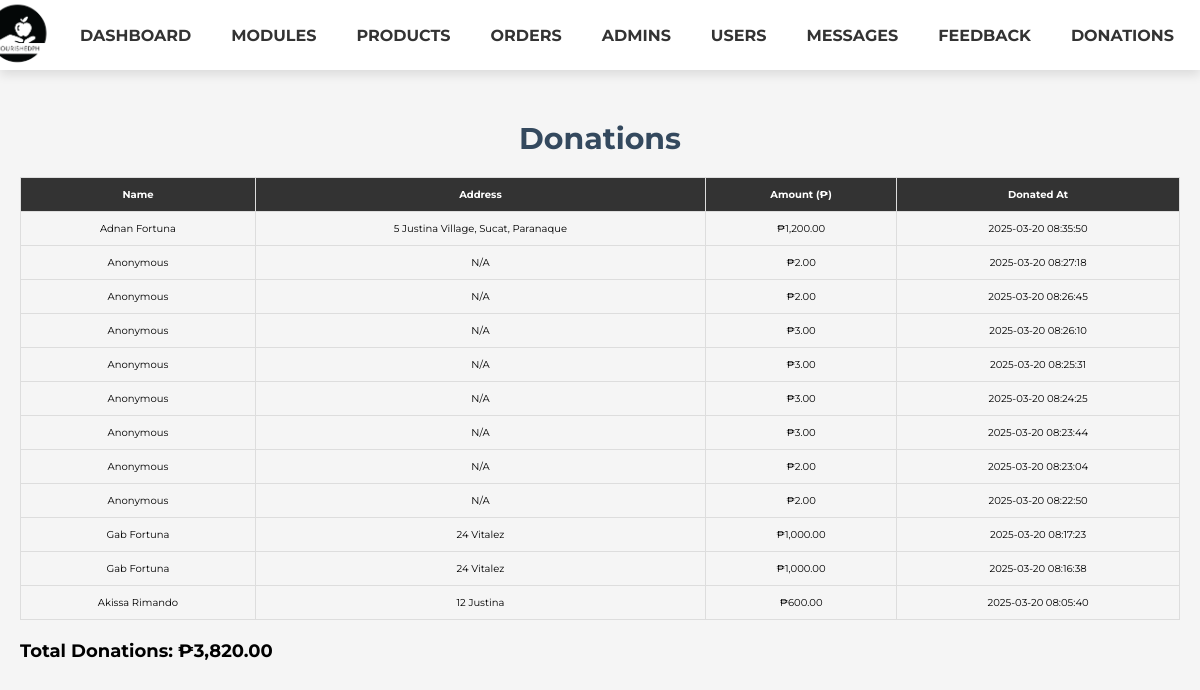
Screenshot of /admin/admin_donations.php (signed in) with the database file from the repository.
### tables this page shows
CREATE TABLE `donations` (
  `id` int(11) NOT NULL,
  `name` varchar(255) DEFAULT NULL,
  `address` text DEFAULT NULL,
  `amount` decimal(10,2) NOT NULL,
  `donated_at` timestamp NOT NULL DEFAULT current_timestamp()
);

### admin/admin_donations.php (the view, shortened to what this page needs)
<?php
include '../components/connect.php';
$select_donations = $conn->prepare("SELECT * FROM `donations` ORDER BY donated_at DESC");
$select_donations->execute();
$total_donations = $conn->prepare("SELECT SUM(amount) AS total FROM `donations`");
$total_donations->execute();
$total = $total_donations->fetch(PDO::FETCH_ASSOC)['total'] ?? 0;
?>
<!DOCTYPE html>
<html lang="en">
<head>
   <link rel="stylesheet" href="https://cdnjs.cloudflare.com/ajax/libs/font-awesome/6.1.1/css/all.min.css">
   <link rel="stylesheet" href="../css/admin_style.css">
</head>
<body>
<?php include '../components/admin_header.php'; ?>
<section class="donations">
   <h1 class="heading">Donations</h1>
   <table class="donations-table">
      <thead>
         <tr>
            <th>Name</th>
            <th>Address</th>
            <th>Amount (₱)</th>
            <th>Donated At</th>
         </tr>
      </thead>
      <tbody>
         <?php if($select_donations->rowCount() > 0): ?>
            <?php while($donation = $select_donations->fetch(PDO::FETCH_ASSOC)): ?>
               <tr>
                  <td><?= htmlspecialchars($donation['name']); ?></td>
                  <td><?= htmlspecialchars($donation['address']); ?></td>
                  <td>&#8369;<?= number_format($donation['amount'], 2); ?></td>
                  <td><?= $donation['donated_at']; ?></td>
               </tr>
            <?php endwhile; ?>
         <?php else: ?>
            <tr>
               <td colspan="5">No donations yet!</td>
            </tr>
         <?php endif; ?>
      </tbody>
   </table>
   <h2 class="total">Total Donations: <span>&#8369;<?= number_format($total, 2); ?></span></h2>
</section>
</body>
</html>

### css/admin_style.css (style rules this page uses)
:root { --main-color:#4834d4; --red:#e74c3c; --orange:#f39c12; --green: #04ec0c; --black:#34495e; --white:#fff; --light-bg:#f5f5f5; --light-color:#999; --border:.2rem solid var(--black); --box-shadow:0 .5rem 1rem rgba(0,0,0,.1); }
* { font-family: 'Montserrat', sans-serif; margin:0; padding:0; box-sizing: border-box; text-decoration: none; outline: none; border:none; }
html { font-size: 62.5%; overflow-x: hidden; }
body { background-color: var(--light-bg); }
section { max-width: 1200px; margin:0 auto; padding:2rem; }
.heading { text-align: center; margin-bottom: 2rem; text-transform: capitalize; color:var(--black); font-size: 3rem; }
body { padding-top: 100px; }

### admin/admin_donations.php (style rules this page uses)
.donations-table { width: 100%; border-collapse: collapse; margin-top: 20px; }
.donations-table th, .donations-table td { border: 1px solid #ddd; padding: 10px; text-align: center; }
.donations-table th { background-color: #333; color: white; }
.total { margin-top: 20px; font-size: 18px; font-weight: bold; }

### rows the page displays
donations: name "Adnan Fortuna", address "5 Justina Village, Sucat, Paranaque", amount "1,200.00", donated_at "2025-03-20 08:35:50"
donations: name "Anonymous", address "N/A", amount "2.00", donated_at "2025-03-20 08:27:18"
donations: name "Anonymous", address "N/A", amount "2.00", donated_at "2025-03-20 08:26:45"
donations: name "Anonymous", address "N/A", amount "3.00", donated_at "2025-03-20 08:26:10"
donations: name "Anonymous", address "N/A", amount "3.00", donated_at "2025-03-20 08:25:31"
donations: name "Anonymous", address "N/A", amount "3.00", donated_at "2025-03-20 08:24:25"
donations: name "Anonymous", address "N/A", amount "3.00", donated_at "2025-03-20 08:23:44"
donations: name "Anonymous", address "N/A", amount "2.00", donated_at "2025-03-20 08:23:04"
donations: name "Anonymous", address "N/A", amount "2.00", donated_at "2025-03-20 08:22:50"
donations: name "Gab Fortuna", address "24 Vitalez", amount "1,000.00", donated_at "2025-03-20 08:17:23"
donations: name "Gab Fortuna", address "24 Vitalez", amount "1,000.00", donated_at "2025-03-20 08:16:38"
donations: name "Akissa Rimando", address "12 Justina", amount "600.00", donated_at "2025-03-20 08:05:40"

### other values shown
$total "3,820.00"
